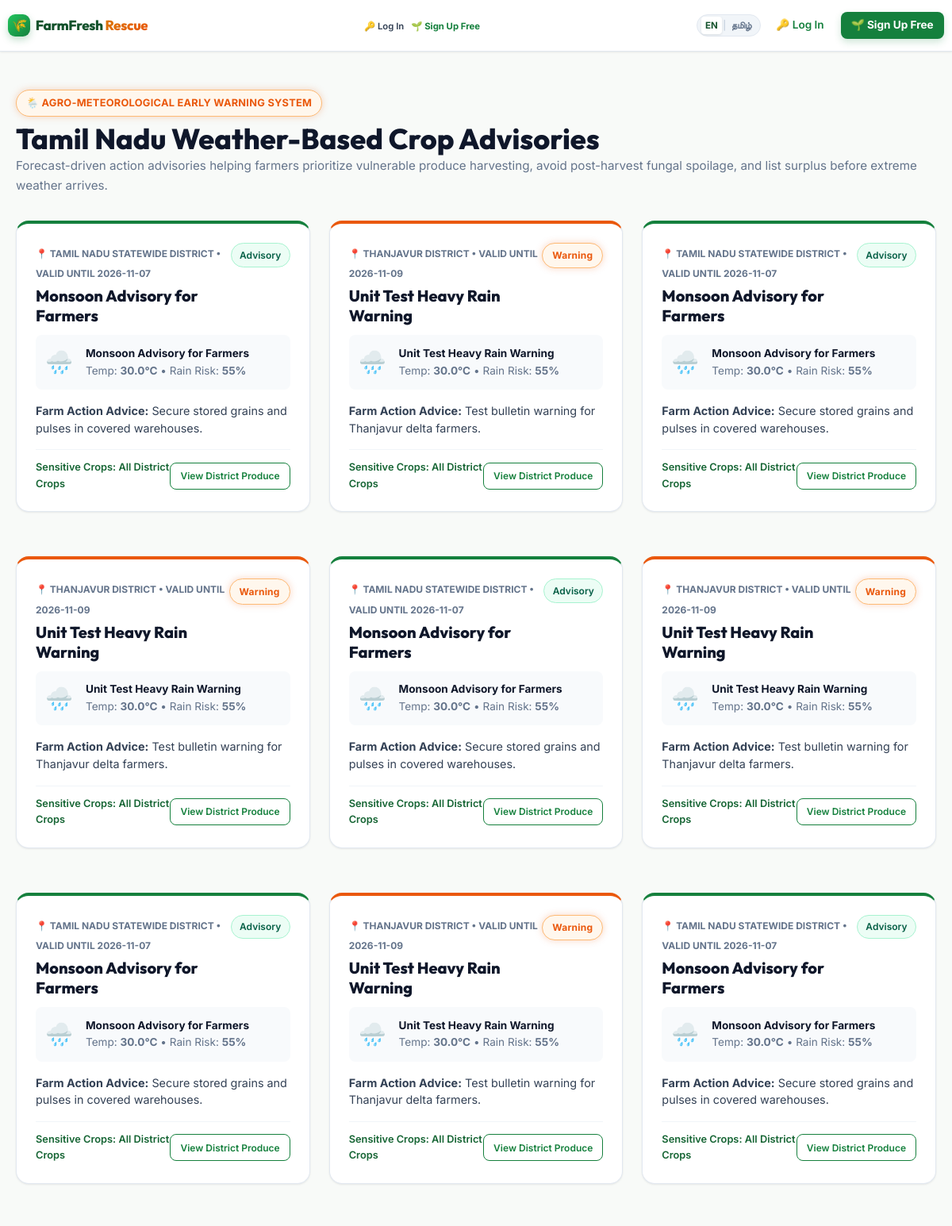
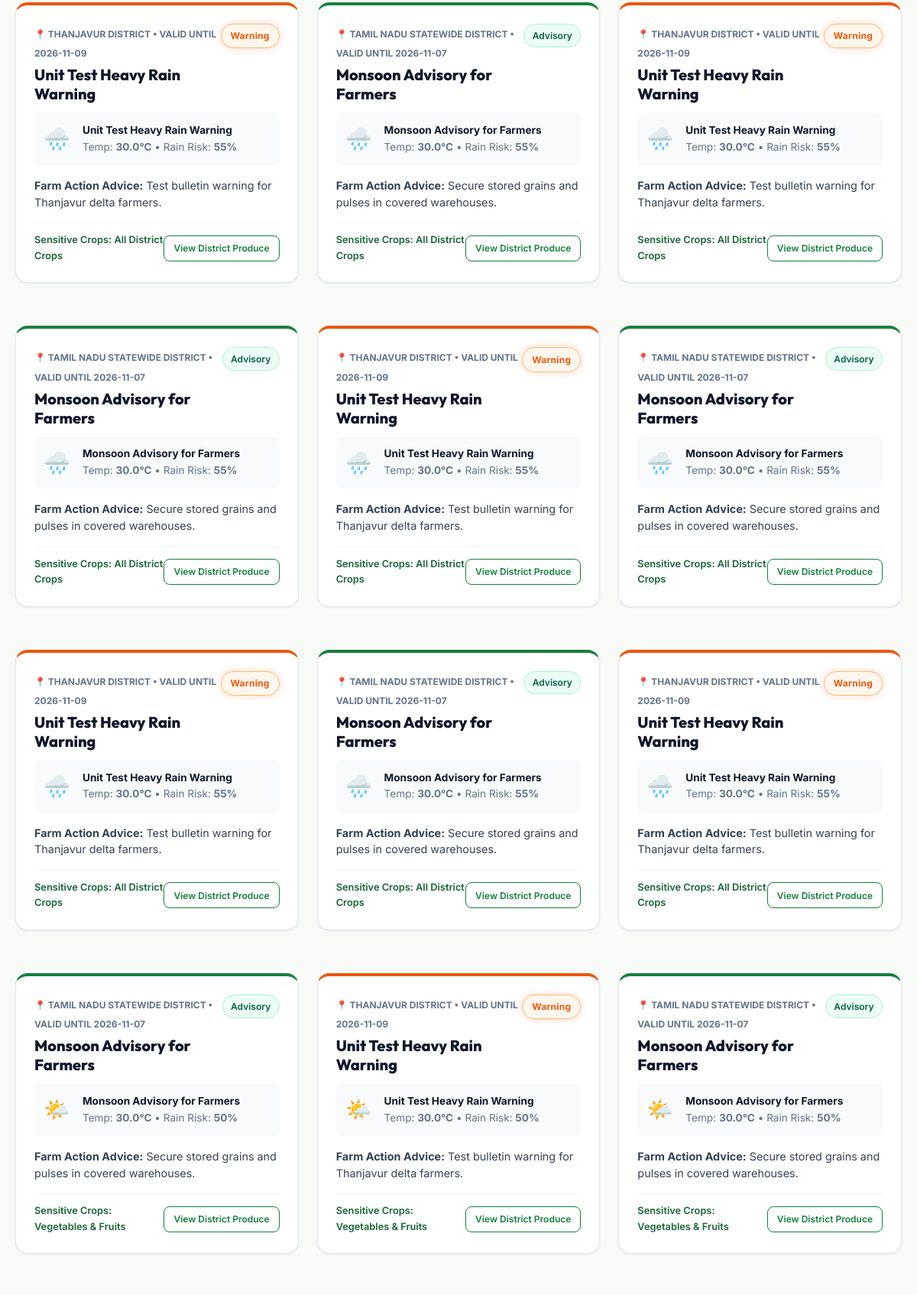
The page /weather-alerts (upper part) on the database its author committed (2 pictures, top to bottom).
### tables this page shows
CREATE TABLE weather_alerts (
        id INTEGER PRIMARY KEY AUTOINCREMENT,
        district TEXT NOT NULL,
        severity TEXT NOT NULL CHECK(severity IN ('Info', 'Advisory', 'Warning', 'Critical')),
        condition TEXT NOT NULL,
        temperature REAL,
        rainfall_prob INTEGER,
        title TEXT NOT NULL,
        advice TEXT NOT NULL,
        affected_crops TEXT,
        valid_until DATE,
        created_at TIMESTAMP DEFAULT CURRENT_TIMESTAMP
    );

### app.py (the view)
@app.route('/weather-alerts')
def weather_alerts_view():
    alerts = get_weather_alerts()
    return render_template('weather_alerts.html', weather_alerts=alerts)

### app.py (called while the page is built, shortened)
def get_current_user():
    user = None
    user_id = session.get('user_id')
    if user_id:
        user = auth_service.get_user_by_id(user_id)
    if not user:
        jwt_token = request.cookies.get('farmfresh_auth_token')
        if not jwt_token and request.headers.get('Authorization'):
            auth_header = request.headers.get('Authorization', '').strip()
            if auth_header.startswith('Bearer '):
                jwt_token = auth_header.split(' ', 1)[1].strip()
    if user and user.get('is_active') == 0:
        session.clear()
        return None
    return user

@app.before_request
def load_request_state():
    if 'lang' not in session:
        session['lang'] = request.cookies.get('farmfresh_lang', 'en')
    if session['lang'] not in ['en', 'ta']:
        session['lang'] = 'en'
    g.lang = session['lang']
    g.user = get_current_user()

### database.py (called while the page is built)
def get_db():
    conn = sqlite3.connect(DATABASE_PATH, timeout=20.0)
    conn.row_factory = sqlite3.Row
    conn.execute("PRAGMA foreign_keys = ON")
    return conn

def get_weather_alerts(district=None):
    try:
        conn = get_db()
        cursor = conn.cursor()
        if district:
            cursor.execute("SELECT * FROM weather_alerts WHERE district = ? ORDER BY id DESC", (district,))
            rows = cursor.fetchall()
            if rows:
                conn.close()
                return rows
        cursor.execute("SELECT * FROM weather_alerts ORDER BY id DESC")
        rows = cursor.fetchall()
        conn.close()
        return rows
    except Exception:
        return []

### translations.py (called while the page is built)
def t(key, lang='en'):
    lang_dict = TRANSLATIONS.get(lang, TRANSLATIONS['en'])
    return lang_dict.get(key, TRANSLATIONS['en'].get(key, key))

### templates/weather_alerts.html (shortened to what this page needs)
{% extends "base.html" %}
{% block content %}
<div class="container" style="padding-top: 2rem; padding-bottom: 4rem;">
  <div style="display: flex; justify-content: space-between; align-items: center; margin-bottom: 2rem; flex-wrap: wrap; gap: 1rem;">
    <div>
      <span class="badge-urgent" style="font-size: 0.8rem; font-weight: 700; text-transform: uppercase;">🌦️ Agro-Meteorological Early Warning System</span>
      <h1 style="font-size: 2.25rem; font-weight: 800; color: #0f172a; margin-top: 0.35rem;">Tamil Nadu Weather-Based Crop Advisories</h1>
      <p style="color: var(--text-muted); font-size: 0.95rem;">
        Forecast-driven action advisories helping farmers prioritize vulnerable produce harvesting, avoid post-harvest fungal spoilage, and list surplus before extreme weather arrives.
      </p>
    </div>
  </div>
  <div class="weather-grid">
    {% for alert in weather_alerts %}
      <div class="data-table-card" style="padding: 1.5rem; border-top: 4px solid {% if alert['severity'] == 'Critical' or alert['severity'] == 'Warning' %}var(--urgent-red){% else %}#15803d{% endif %};">
        <div style="display: flex; justify-content: space-between; align-items: flex-start; margin-bottom: 0.75rem;">
          <div>
            <span style="font-size: 0.75rem; font-weight: 700; color: #64748b; text-transform: uppercase;">
              📍 {{ alert['district'] }} District &bull; Valid until {{ alert['valid_until'] }}
            </span>
            <h3 style="font-size: 1.25rem; font-weight: 800; color: #0f172a; margin-top: 0.2rem;">
              {{ alert['title'] }}
            </h3>
          </div>
          <span class="{% if alert['severity'] == 'Critical' or alert['severity'] == 'Warning' %}badge-urgent{% else %}badge-available{% endif %}" style="font-size: 0.75rem;">
            {{ alert['severity'] }}
          </span>
        </div>
        <div style="display: flex; gap: 1rem; align-items: center; background: #f8fafc; padding: 0.75rem; border-radius: var(--radius-sm); margin-bottom: 1rem;">
          <div style="font-size: 1.75rem;">
            {% if alert['rainfall_prob'] and alert['rainfall_prob'] > 50 %}🌧️{% elif alert['temperature'] and alert['temperature'] > 32 %}☀️{% else %}🌤️{% endif %}
          </div>
          <div style="font-size: 0.85rem;">
            <div style="font-weight: 700; color: #0f172a;">{{ alert['condition'] }}</div>
            <div style="color: #64748b;">
              {% if alert['temperature'] %}Temp: <strong>{{ alert['temperature'] }}°C</strong> &bull; {% endif %}
              Rain Risk: <strong>{{ alert['rainfall_prob'] or 40 }}%</strong>
            </div>
          </div>
        </div>
        <div style="font-size: 0.9rem; color: #334155; line-height: 1.5; margin-bottom: 1rem;">
          <strong>Farm Action Advice:</strong> {{ alert['advice'] }}
        </div>
        <div style="display: flex; justify-content: space-between; align-items: center; padding-top: 0.75rem; border-top: 1px solid #f1f5f9; font-size: 0.8rem;">
          <span style="color: #166534; font-weight: 600;">
            Sensitive Crops: {{ alert['affected_crops'] }}
          </span>
          <a href="{{ url_for('browse_listings') }}?district={{ alert['district'] }}" class="btn btn-outline-primary btn-sm" style="font-size: 0.75rem;">
            View District Produce
          </a>
        </div>
      </div>
    {% endfor %}
  </div>
</div>
{% endblock %}

### rows shown on the page
weather_alerts: district "TAMIL NADU STATEWIDE", valid_until "2026-11-07", title "Monsoon Advisory for Farmers", severity "Advisory", condition "Monsoon Advisory for Farmers", temperature "30.0", rainfall_prob "55", advice "Secure stored grains and pulses in covered warehouses.", affected_crops "All District Crops"
weather_alerts: district "THANJAVUR", valid_until "2026-11-09", title "Unit Test Heavy Rain Warning", severity "Warning", condition "Unit Test Heavy Rain Warning", temperature "30.0", rainfall_prob "55", advice "Test bulletin warning for Thanjavur delta farmers.", affected_crops "All District Crops"
weather_alerts: district "TAMIL NADU STATEWIDE", valid_until "2026-11-07", title "Monsoon Advisory for Farmers", severity "Advisory", condition "Monsoon Advisory for Farmers", temperature "30.0", rainfall_prob "55", advice "Secure stored grains and pulses in covered warehouses.", affected_crops "All District Crops"
weather_alerts: district "THANJAVUR", valid_until "2026-11-09", title "Unit Test Heavy Rain Warning", severity "Warning", condition "Unit Test Heavy Rain Warning", temperature "30.0", rainfall_prob "55", advice "Test bulletin warning for Thanjavur delta farmers.", affected_crops "All District Crops"
weather_alerts: district "TAMIL NADU STATEWIDE", valid_until "2026-11-07", title "Monsoon Advisory for Farmers", severity "Advisory", condition "Monsoon Advisory for Farmers", temperature "30.0", rainfall_prob "55", advice "Secure stored grains and pulses in covered warehouses.", affected_crops "All District Crops"
weather_alerts: district "THANJAVUR", valid_until "2026-11-09", title "Unit Test Heavy Rain Warning", severity "Warning", condition "Unit Test Heavy Rain Warning", temperature "30.0", rainfall_prob "55", advice "Test bulletin warning for Thanjavur delta farmers.", affected_crops "All District Crops"
weather_alerts: district "TAMIL NADU STATEWIDE", valid_until "2026-11-07", title "Monsoon Advisory for Farmers", severity "Advisory", condition "Monsoon Advisory for Farmers", temperature "30.0", rainfall_prob "55", advice "Secure stored grains and pulses in covered warehouses.", affected_crops "All District Crops"
weather_alerts: district "THANJAVUR", valid_until "2026-11-09", title "Unit Test Heavy Rain Warning", severity "Warning", condition "Unit Test Heavy Rain Warning", temperature "30.0", rainfall_prob "55", advice "Test bulletin warning for Thanjavur delta farmers.", affected_crops "All District Crops"
weather_alerts: district "TAMIL NADU STATEWIDE", valid_until "2026-11-07", title "Monsoon Advisory for Farmers", severity "Advisory", condition "Monsoon Advisory for Farmers", temperature "30.0", rainfall_prob "55", advice "Secure stored grains and pulses in covered warehouses.", affected_crops "All District Crops"
weather_alerts: district "THANJAVUR", valid_until "2026-11-09", title "Unit Test Heavy Rain Warning", severity "Warning", condition "Unit Test Heavy Rain Warning", temperature "30.0", rainfall_prob "55", advice "Test bulletin warning for Thanjavur delta farmers.", affected_crops "All District Crops"
weather_alerts: district "TAMIL NADU STATEWIDE", valid_until "2026-11-07", title "Monsoon Advisory for Farmers", severity "Advisory", condition "Monsoon Advisory for Farmers", temperature "30.0", rainfall_prob "55", advice "Secure stored grains and pulses in covered warehouses.", affected_crops "All District Crops"
weather_alerts: district "THANJAVUR", valid_until "2026-11-09", title "Unit Test Heavy Rain Warning", severity "Warning", condition "Unit Test Heavy Rain Warning", temperature "30.0", rainfall_prob "55", advice "Test bulletin warning for Thanjavur delta farmers.", affected_crops "All District Crops"
weather_alerts: district "TAMIL NADU STATEWIDE", valid_until "2026-11-07", title "Monsoon Advisory for Farmers", severity "Advisory", condition "Monsoon Advisory for Farmers", temperature "30.0", rainfall_prob "55", advice "Secure stored grains and pulses in covered warehouses.", affected_crops "All District Crops"
weather_alerts: district "THANJAVUR", valid_until "2026-11-09", title "Unit Test Heavy Rain Warning", severity "Warning", condition "Unit Test Heavy Rain Warning", temperature "30.0", rainfall_prob "55", advice "Test bulletin warning for Thanjavur delta farmers.", affected_crops "All District Crops"
weather_alerts: district "TAMIL NADU STATEWIDE", valid_until "2026-11-07", title "Monsoon Advisory for Farmers", severity "Advisory", condition "Monsoon Advisory for Farmers", temperature "30.0", rainfall_prob "55", advice "Secure stored grains and pulses in covered warehouses.", affected_crops "All District Crops"
weather_alerts: district "THANJAVUR", valid_until "2026-11-09", title "Unit Test Heavy Rain Warning", severity "Warning", condition "Unit Test Heavy Rain Warning", temperature "30.0", rainfall_prob "55", advice "Test bulletin warning for Thanjavur delta farmers.", affected_crops "All District Crops"
weather_alerts: district "TAMIL NADU STATEWIDE", valid_until "2026-11-07", title "Monsoon Advisory for Farmers", severity "Advisory", condition "Monsoon Advisory for Farmers", temperature "30.0", rainfall_prob "55", advice "Secure stored grains and pulses in covered warehouses.", affected_crops "All District Crops"
weather_alerts: district "THANJAVUR", valid_until "2026-11-09", title "Unit Test Heavy Rain Warning", severity "Warning", condition "Unit Test Heavy Rain Warning", temperature "30.0", rainfall_prob "55", advice "Test bulletin warning for Thanjavur delta farmers.", affected_crops "All District Crops"
weather_alerts: district "TAMIL NADU STATEWIDE", valid_until "2026-11-07", title "Monsoon Advisory for Farmers", severity "Advisory", condition "Monsoon Advisory for Farmers", temperature "30.0", rainfall_prob "50", advice "Secure stored grains and pulses in covered warehouses.", affected_crops "Vegetables & Fruits"
weather_alerts: district "THANJAVUR", valid_until "2026-11-09", title "Unit Test Heavy Rain Warning", severity "Warning", condition "Unit Test Heavy Rain Warning", temperature "30.0", rainfall_prob "50", advice "Test bulletin warning for Thanjavur delta farmers.", affected_crops "Vegetables & Fruits"
weather_alerts: district "TAMIL NADU STATEWIDE", valid_until "2026-11-07", title "Monsoon Advisory for Farmers", severity "Advisory", condition "Monsoon Advisory for Farmers", temperature "30.0", rainfall_prob "50", advice "Secure stored grains and pulses in covered warehouses.", affected_crops "Vegetables & Fruits"

### other values the page prints
{{ _t('log_in') }} "Log In"
{{ _t('sign_up') }} "Sign Up Free"
